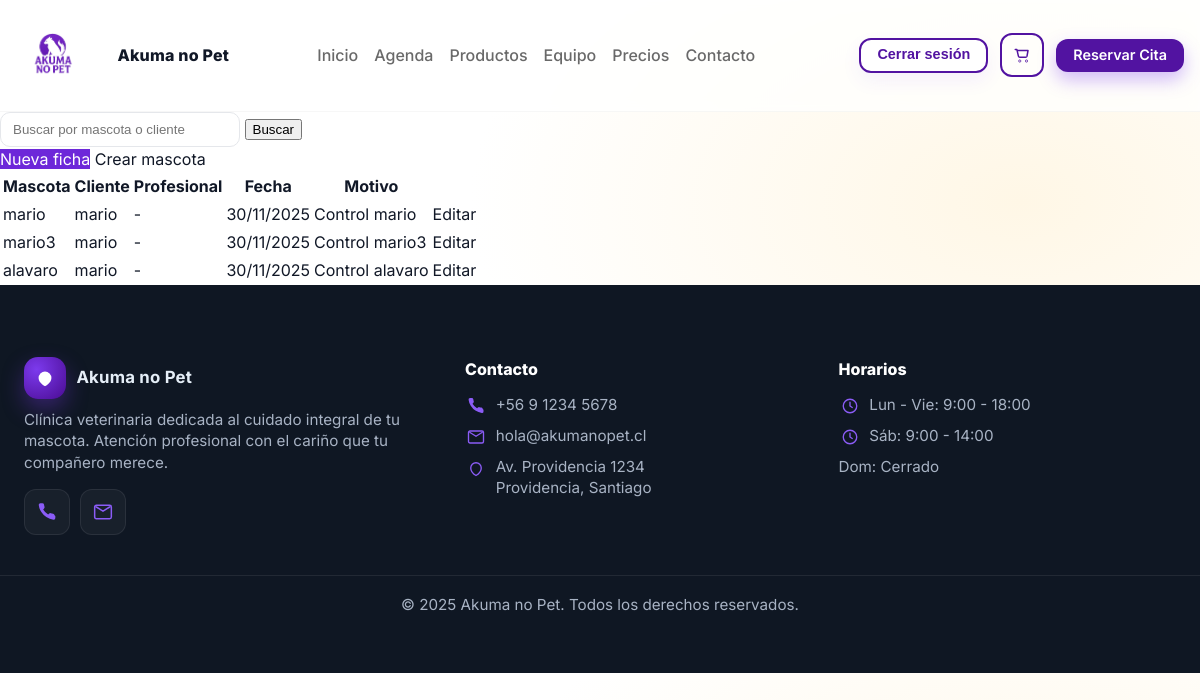
The app's page /fichas/ (signed in) with its own data.
### fichas/models.py (models this page shows, shortened)
class FichaClinica(models.Model):
    cliente = models.ForeignKey(
        settings.AUTH_USER_MODEL,
        on_delete=models.CASCADE,
        related_name="fichas_clinicas",
    )
    mascota = models.ForeignKey(
        "cuentas.MascotaPerfil",
        on_delete=models.PROTECT,
        related_name="fichas_clinicas",
    )
    profesional = models.ForeignKey(
        "agenda.Profesional",
        null=True,
        blank=True,
        on_delete=models.SET_NULL,
        related_name="fichas_clinicas",
    )
    fecha = models.DateField(default=timezone.localdate)
    motivo = models.CharField(max_length=200)
    diagnostico = models.TextField(blank=True)
    tratamiento = models.TextField(blank=True)
    notas = models.TextField(blank=True)
    proximo_control = models.DateField(null=True, blank=True)
    created_at = models.DateTimeField(auto_now_add=True)
    updated_at = models.DateTimeField(auto_now=True)
    class Meta:
        ordering = ["-fecha", "-created_at"]
        verbose_name = "Ficha clínica"
        verbose_name_plural = "Fichas clínicas"

### cuentas/models.py (models this page shows, shortened)
class MascotaPerfil(models.Model):
    ESPECIES = [
        ("perro", "Perro"),
        ("gato", "Gato"),
        ("ave", "Ave"),
        ("otro", "Otro"),
    ]
    usuario = models.ForeignKey(
        settings.AUTH_USER_MODEL,
        on_delete=models.CASCADE,
        related_name="mascotas_perfil",
    )
    nombre = models.CharField(max_length=120)
    especie = models.CharField(max_length=12, choices=ESPECIES, default="perro")
    raza = models.CharField(max_length=120, blank=True)
    fecha_nacimiento = models.DateField(blank=True, null=True)
    notas = models.TextField(blank=True)
    foto = models.ImageField(
        upload_to="perfil/mascotas/",
        blank=True,
        null=True,
    )
    creada = models.DateTimeField(auto_now_add=True)
    actualizada = models.DateTimeField(auto_now=True)
    class Meta:
        ordering = ["nombre"]
        verbose_name = "Mascota de usuario"
        verbose_name_plural = "Mascotas de usuario"

### fichas/views.py (the view, shortened to what this page needs)
# urls.py: path("", views.fichas_lista, name="lista"),
@staff_required
def fichas_lista(request):
    q = (request.GET.get("q") or "").strip()
    fichas = (
        FichaClinica.objects.select_related("cliente", "mascota", "profesional")
        .order_by("-fecha", "-created_at")
    )
    return render(request, "fichas/lista.html", {"fichas": fichas, "q": q})

### carrito/context_processors.py (called while the page is built, shortened)
def cart_context(request):
    cart = request.session.get("cart", {}) or {}
    count = 0
    total = 0
    return {
        "cart_count": count,
        "cart_total": total,
    }

### Fase 3/Evidencias Proyecto/fichas/templates/fichas/lista.html
{% extends "fichas/base_fichas.html" %}
{% block contenido %}
<main class="fichas-wrap">
  <div class="fichas-actions">
    <form method="get">
      <input type="search" name="q" placeholder="Buscar por mascota o cliente" value="{{ q }}" style="padding:9px 12px;border-radius:10px;border:1px solid #e5e7eb;min-width:240px;">
      <button class="btn" type="submit">Buscar</button>
    </form>
    <a class="btn btn-primary" href="{% url 'fichas:crear' %}">Nueva ficha</a>
    <a class="btn" href="{% url 'fichas:mascota_crear' %}">Crear mascota</a>
  </div>
  <table class="fichas-table" aria-label="Listado de fichas clínicas">
    <thead>
      <tr>
        <th>Mascota</th>
        <th>Cliente</th>
        <th>Profesional</th>
        <th>Fecha</th>
        <th>Motivo</th>
        <th></th>
      </tr>
    </thead>
    <tbody>
      {% for ficha in fichas %}
      <tr>
        <td>{{ ficha.mascota.nombre }}</td>
        <td>{{ ficha.cliente.first_name|default:ficha.cliente.username }}</td>
        <td>{{ ficha.profesional.nombre|default:"-" }}</td>
        <td>{{ ficha.fecha|date:"d/m/Y" }}</td>
        <td>{{ ficha.motivo }}</td>
        <td><a class="btn" href="{% url 'fichas:editar' ficha.pk %}">Editar</a></td>
      </tr>
      {% empty %}
      <tr><td colspan="6">No hay fichas registradas.</td></tr>
      {% endfor %}
    </tbody>
  </table>
</main>
{% endblock %}

### static/css/styles.css (style rules this page uses)
a { color: inherit; text-decoration: none; }
.btn-primary { background: #6d28d9; color: #fff; border: 0; }

### records on screen
FichaClinica: mascota.nombre "mario", cliente.first_name "mario", profesional.nombre "-", fecha "30/11/2025", motivo "Control mario"
FichaClinica: mascota.nombre "mario3", cliente.first_name "mario", profesional.nombre "-", fecha "30/11/2025", motivo "Control mario3"
FichaClinica: mascota.nombre "alavaro", cliente.first_name "mario", profesional.nombre "-", fecha "30/11/2025", motivo "Control alavaro"
